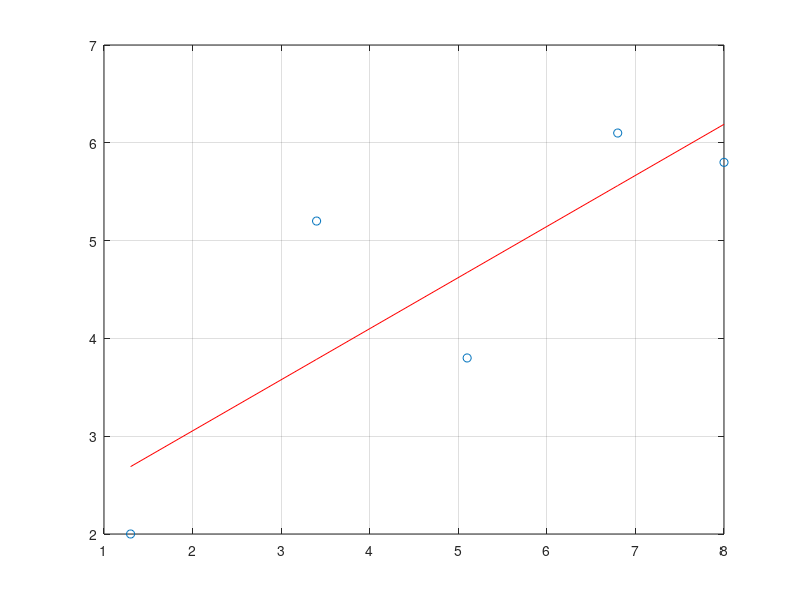

Here is the MATLAB script that generated this plot:
clear
clc

x = [1.3 3.4 5.1 6.8 8];
y = [2 5.2 3.8 6.1 5.8];

n = length(x);
M = 1   #m é grau do ajuste

for i = 1 : (M + 1)
  b(i) = 0;
  for j = 1 : (M + 1)
    a(i,j) = 0;
    for k = 1 : n
      a(i,j) += x(k)^(i+j-2);
    endfor
  endfor
  for k = 1 : n
    b(i) += y(k)*x(k)^(i-1);
  endfor
endfor

a
b
c = a\b'  #resolve o sistema linear (chamar método de resolução de sistemas - nesse caso, direto)

#gerando os pontos da curva de acordo com os coeficientes da curva descobertos em c
for k = 1 : n
  g(k) = 0;
  for i = 1 : (M + 1)
    g(k) += c(i)*x(k)^(i-1);
  endfor
endfor

plot(x,y, 'o');
grid
hold on
plot(x,g,'r');
